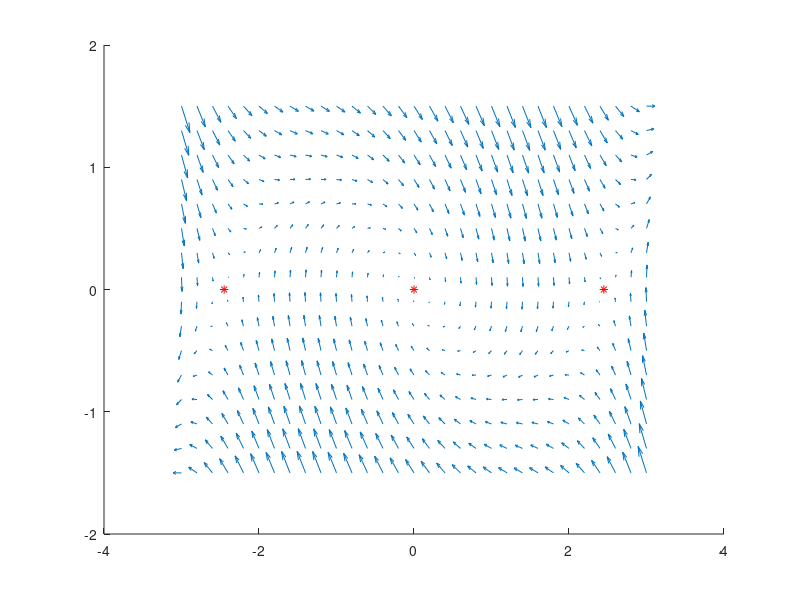
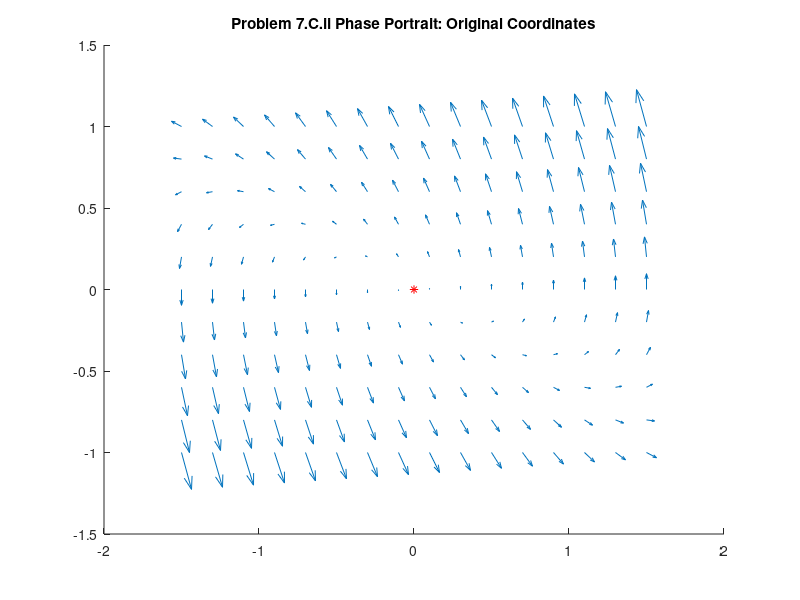
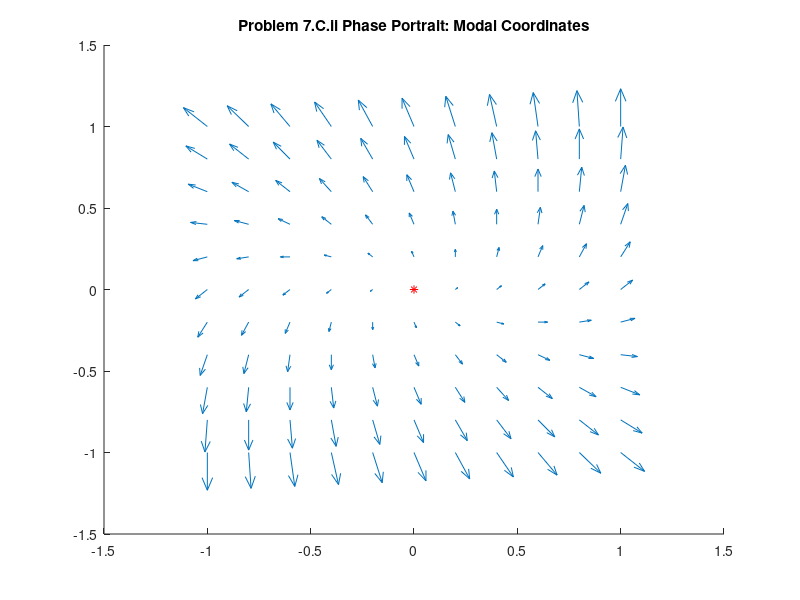
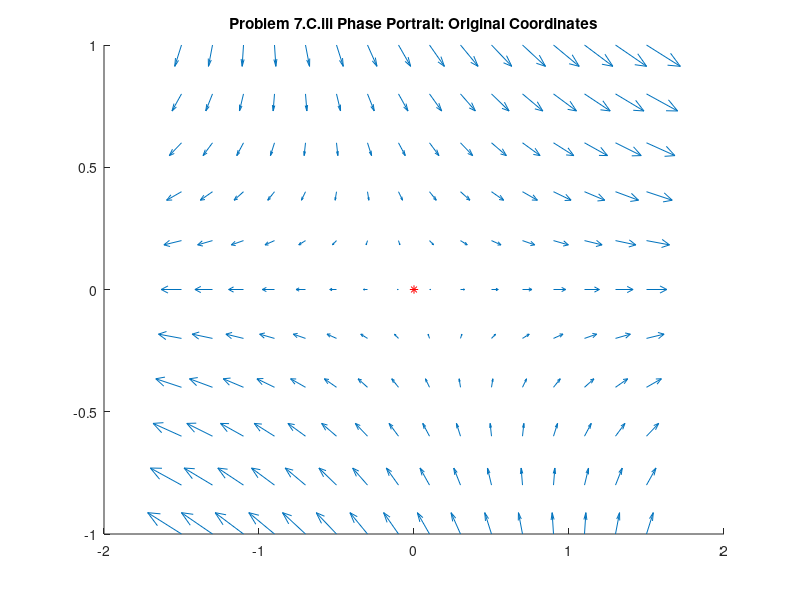

The MATLAB script that drew these images, in order: (Note: this script raises an error after producing the figures.)



%% ECH 267 Homework #1 Matlab Work 


%% Problem #6

% 6.1 
 [x1, x2] = meshgrid(-3:0.2:3, -1.5:0.2:1.5);
 
 x1_dot = x2; 
 x2_dot = -x1 +(x1).^3/6 -x2;
 
 close all
 hold on
 quiver(x1, x2, x1_dot, x2_dot)

 plot( sqrt(6), 0, 'r*')
  plot( -sqrt(6), 0, 'r*')
   plot( 0, 0, 'r*')

%% Problem 7

% Matrices
A_1 = [0 1; -2 -3];
A_2 = [0 -1 ;1 2];
A_3 = [1 1; 0 -1];
A_4 = [1 5 ;-1 -1];
A_5 = [2 -1 ;2 0];

% Eigen Values & Vectors
[v1, d1] = eig(A_1);
[v2, d2] = eig(A_2);
[v3, d3] = eig(A_3);
[v4, d4] = eig(A_4);
[v5, d5] = eig(A_5);

% Modal Matrices

M_1 = v1;
M_1_inv = inv(M_1) ;
T_1 = M_1\A_1*M_1 ;

M_2 = v2 ;
M_2_inv =inv(M_2); 
T_2 = M_2\A_2*M_2;


M_3 = v3;
M_3_inv = inv(M_3) ;
T_3 = M_3\A_3*M_3;


M_4 = v4;
M_4_inv = inv(M_4);
T_4 = M_4\A_4*M_4;


M_5 = v5;
M_5_inv = inv(M_5);
T_5 = M_5\A_5*M_5;


% Modal Matrice Check


% Generate Phase Portraits in both Modal & original Coordinates

% Problem 7 C Plot Generation. 

%Part 1 
[x1, x2] = meshgrid(-1.5:0.2:1.5, -1:0.2:1);
[z1, z2] = meshgrid(-1:0.2:1, -1:0.2:1);
 
% Normal Coordinates 
x1_dot = A_1(1,1)*x1 + A_1(1,2)*x2; 
x2_dot = A_1(2,1)*x1 + A_1(2,2)*x2; 
% Modal Coordinates
z1_dot = T_1(1,1)*z1 + T_1(1,2)*z2; 
z2_dot = T_1(2,1)*z1 + T_1(2,2)*z2; 

 
%  close all
%  hold on
%  figure(1)
%  quiver(x1, x2, x1_dot, x2_dot)
%  title(' Problem 7.C.i Phase Portrait: Original Coordinates ')
%  plot( 0, 0, 'r*')
 
 
 
%  figure(2)
%  hold on 
%  quiver(z1, z2, z1_dot, z2_dot)
%  title(' Problem 7.C.i Phase Portrait: Modal Coordinates ')
%  plot( 0, 0, 'r*')
%  
 

%Part 2 

[x1, x2] = meshgrid(-1.5:0.2:1.5, -1:0.2:1);
[z1, z2] = meshgrid(-1:0.2:1, -1:0.2:1);
 
% Normal Coordinates 
x1_dot = A_2(1,1)*x1 + A_2(1,2)*x2; 
x2_dot = A_2(2,1)*x1 + A_2(2,2)*x2; 
% Modal Coordinates
z1_dot = T_2(1,1)*z1 + T_2(1,2)*z2; 
z2_dot = T_2(2,1)*z1 + T_2(2,2)*z2; 

  figure(3)

 hold on
 quiver(x1, x2, x1_dot, x2_dot)
 plot( 0, 0, 'r*')
  title(' Problem 7.C.ii Phase Portrait: Original Coordinates ')

   figure(4)

 hold on 

 quiver(z1, z2, z1_dot, z2_dot)
 plot( 0, 0, 'r*')
 title(' Problem 7.C.ii Phase Portrait: Modal Coordinates ')

%Part 3 

[x1, x2] = meshgrid(-1.5:0.2:1.5, -1:0.2:1);
[z1, z2] = meshgrid(-1:0.2:1, -1:0.2:1);
 
% Normal Coordinates 
x1_dot = A_3(1,1)*x1 + A_3(1,2)*x2; 
x2_dot = A_3(2,1)*x1 + A_3(2,2)*x2; 
% Modal Coordinates
z1_dot = T_3(1,1)*z1 + T_3(1,2)*z2; 
z2_dot = T_3(2,1)*z1 + T_3(2,2)*z2; 

  figure(5)

 hold on
 quiver(x1, x2, x1_dot, x2_dot)
 plot( 0, 0, 'r*')
  title(' Problem 7.C.iii Phase Portrait: Original Coordinates ')

   figure(6)

 hold on 

 quiver(z1, z2, z1_dot, z2_dot)
 plot( 0, 0, 'r*')
  title(' Problem 7.C.iii Phase Portrait: Modal Coordinates ')

 
%Part 4 

[x1, x2] = meshgrid(-1.5:0.2:1.5, -1:0.2:1);
[z1, z2] = meshgrid(-1:0.2:1, -1:0.2:1);
 
% Normal Coordinates 
x1_dot = A_4(1,1)*x1 + A_4(1,2)*x2; 
x2_dot = A_4(2,1)*x1 + A_4(2,2)*x2; 
% Modal Coordinates
z1_dot = T_4(1,1)*z1 + T_4(1,2)*z2; 
z2_dot = T_4(2,1)*z1 + T_4(2,2)*z2; 

  figure(7)

 hold on
 quiver(x1, x2, x1_dot, x2_dot)
 plot( 0, 0, 'r*')
  title(' Problem 7.C.iv Phase Portrait: Original Coordinates ')

   figure(8)

 hold on 

 quiver(z1, z2, z1_dot, z2_dot)
 plot( 0, 0, 'r*')
  title(' Problem 7.C.iv Phase Portrait: Modal Coordinates ')

 
%Part 5 
[x1, x2] = meshgrid(-1.5:0.2:1.5, -1:0.2:1);
[z1, z2] = meshgrid(-1:0.2:1, -1:0.2:1);
 
% Normal Coordinates 
x1_dot = A_5(1,1)*x1 + A_5(1,2)*x2; 
x2_dot = A_5(2,1)*x1 + A_5(2,2)*x2; 
% Modal Coordinates
z1_dot = T_5(1,1)*z1 + T_5(1,2)*z2; 
z2_dot = T_5(2,1)*z1 + T_5(2,2)*z2; 

  figure(9)

 hold on
 quiver(x1, x2, x1_dot, x2_dot)
 plot( 0, 0, 'r*')
  title(' Problem 7.C.v Phase Portrait: Original Coordinates ')

 figure(10)
 hold on 
 quiver(z1, z2, z1_dot, z2_dot)
 plot( 0, 0, 'r*')
 title(' Problem 7.C.v Phase Portrait: Modal Coordinates ')


%% Problem #8


% [x1, x2] = meshgrid(-2.:0.2:2., -2:0.2:2);
% [z1, z2] = meshgrid(-2:0.2:2, -2:0.2:2);
syms x1 x2

% Normal Coordinates 
f1 = - x1 -(x2/(log(sqrt(x1^2 + x2^2))))  ;
f2 = - x2 + (x1/(log(sqrt(x1^2 + x2^2))))  ;
 
df1_dx1 = diff(f1, x1);
df1_dx2 = diff(f1, x2);

df2_dx1 = diff(f2, x1);
df2_dx2 = diff(f2, x2);

latex_1 = latex(df1_dx1);
latex_2 = latex(df1_dx2);
latex_3 = latex(df2_dx1);
latex_4 = latex(df2_dx2);


x1_eq = 0.1; x2_eq =0.1; 

df1_dx1_out = subs(df1_dx1, [x1, x2], [x1_eq, x2_eq]);
df1_dx2_out = subs(df1_dx2, [x1, x2], [x1_eq, x2_eq]);
df2_dx1_out = subs(df2_dx1, [x1, x2], [x1_eq, x2_eq]);
df2_dx2_out = subs(df2_dx2, [x1, x2], [x1_eq, x2_eq]);



df1_dx1_val = eval(df1_dx1_out);
df1_dx2_val = eval(df1_dx2_out);
df2_dx1_val = eval(df2_dx1_out);
df2_dx2_val = eval(df2_dx2_out);

A_j = [df1_dx1_val df1_dx2_val; df2_dx1_val df2_dx2_val];


[vect, val] = eig(A_j);


[x1, x2] = meshgrid(-1:0.2:1, -1:0.2:1);
 
% Normal Coordinates 
x1_dot = A_j(1,1)*x1 + A_j(1,2)*x2; 
x2_dot = A_j(2,1)*x1 + A_j(2,2)*x2; 


figure(9)

hold on
quiver(x1, x2, x1_dot, x2_dot)
plot( 0, 0, 'r*')
title(' Problem 8 Linearized Phase Portrait')




clear x1 x2 
[x1, x2] = meshgrid(.1:0.2:2, .1:0.2:2);
 
x1_dot = - x1 -(x2/(log(sqrt(x1^2 + x2^2))))  ;
x2_dot = - x2 + (x1/(log(sqrt(x1^2 + x2^2))))  ;

figure(10)

hold on
quiver(x1, x2, x1_dot, x2_dot)
plot( 0, 0, 'r*')
title(' Problem 8 Nonlinear Phase Portrait')

%%
 

r_list = [.1, .25, .5, .75, 1, 1.5]; 
theta_list= [ .1, .25*pi, .5*pi, pi,(3/2)*pi, 2*pi ];



[r, theta] = meshgrid(r_list, theta_list);

x1 = r.*cos(theta); 
x2 = r.*sin(theta); 

d_x1_list = - x1 -(x2)./(log(sqrt(x1.^2 + x2.^2))) ;
d_x2_list = - x2 +(x1)./(log(sqrt(x1.^2 + x2.^2))) ;

figure(11)
hold on
quiver(x1, x2, d_x1_list, d_x2_list)
plot( 0, 0, 'r*')
title(' Problem 8 Nonlinear Phase Portrait: Polar Form')








%% Problem 9.1

[x1, x2] = meshgrid(-2:0.2:2, -2:0.2:2);
 
 x1_dot = x2; 
 x2_dot = x1-2*atan(x1+x2);
 
 close all
 hold on
 quiver(x1, x2, x1_dot, x2_dot)


   plot( 0, 0, 'r*')
   title("Problem 9.1 Phase Portrait")

%% Problem 9.2

[x1, x2] = meshgrid(-2.5:0.2:2.5, -2.5:0.2:2.5);
 
 x1_dot = x2; 
 x2_dot = -x1 + x2.*(1 - 3*x1.^2 -2*x2.^2 );
 
 close all
 hold on
 quiver(x1, x2, x1_dot, x2_dot)

 plot( 0, 0, 'r*')

      title("Problem 9.2 Phase Portrait")

   
   %% Problem 9.3
[x1, x2] = meshgrid(-2.5:0.2:2.5, -2.5:0.2:2.5);
 
 x1_dot = x1 - x1*x2; 
 x2_dot = 2.*x1.^2 - x2;
 
 close all
 hold on
 quiver(x1, x2, x1_dot, x2_dot)

 plot( 0, 0, 'r*')

      title("Problem 9.3 Phase Portrait")
   %% Problem 9.4

[x1, x2] = meshgrid(-2.5:0.2:2.5, -2.5:0.2:2.5);
 
 x1_dot = x1 + x2 - x1*(abs(x1) + abs(x2));
 x2_dot = -2.*x1 + x2 - x2*(abs(x1) + abs(x2));
 
 close all
 hold on
 quiver(x1, x2, x1_dot, x2_dot)

 plot( 0, 0, 'r*')

      title("Problem 9.4 Phase Portrait")
%% Problem #3 


k1 = 2;
k2 =1; 

A = [-k1 0 0; k1 -k2 0; 0 k2 0];
B = [0;0;0];
% C = [1 0 0];
C = eye(3);

D = [0];

ss_system = ss(A, B,C, D);

x0 = [1;0;0]; 


initial(ss_system,x0);


